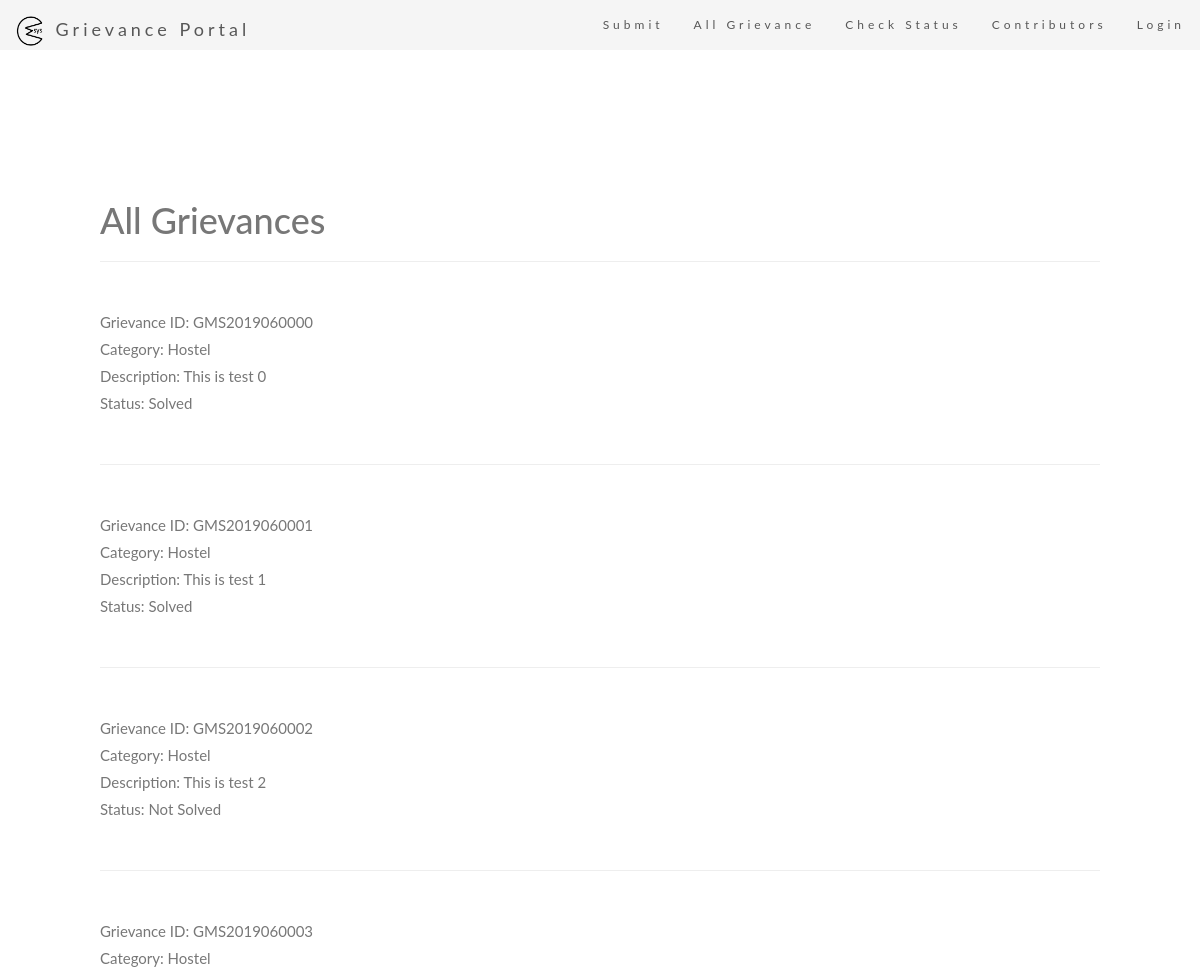
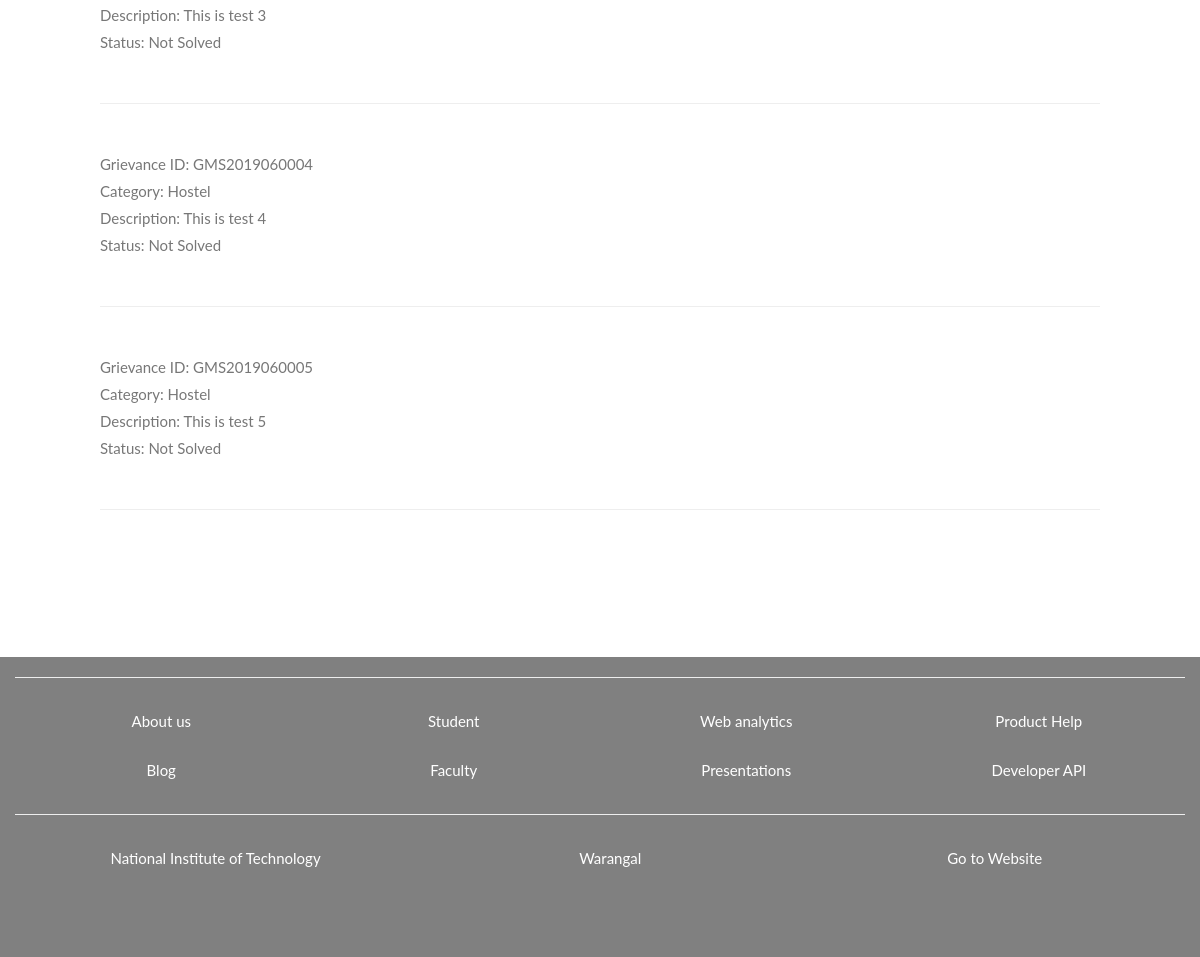
Screenshot of /grievances/ with the database file from the repository (2 pictures, top to bottom).
### blog/models.py (models this page shows, shortened)
class Grievance(models.Model):
    grievance_id = models.CharField(max_length = 20, editable=False, default=grievance_number)
    name = models.CharField(max_length=20)
    enroll = models.CharField(max_length=20)
    depart = models.CharField(max_length=6, choices=DEPART, default='Academics')
    msg = models.CharField(max_length=200)
    status = models.CharField(max_length=6, choices=STATUS, default='Not Solved')

### blog/views.py (the view)
# urls.py: path('grievances/', views.grievances, name="all-grievances"),
def grievances(request):
	obj = Grievance.objects.all()
	return render(request,'grievances.html', {'obj':obj})

### blog/templates/grievances.html
{% extends "base.html" %}
{% load static %}
{% block content %}
<div class="griv" style="padding: 100px">
    <h1> All Grievances </h1>
    <hr><br>
    {% for tmp in obj %}
        Grievance ID: {{ tmp.grievance_id }} <br>
        Category: {{ tmp.depart }} <br>
        Description: {{ tmp.msg }} <br>
        Status: {{ tmp.status }} <br>
        <br><hr><br>
{% endfor %}
</div>
{% endblock content %}

### blog/templates/base.html (shortened to what this page needs)
{% load static %}
<!DOCTYPE html>
<html lang="en" class="body-full-height">
    <head>
        <link rel="stylesheet" href="https://maxcdn.bootstrapcdn.com/bootstrap/3.3.7/css/bootstrap.min.css">
        <link rel="stylesheet" type="text/css" id="theme" href="{% static 'css\GMsys_style.css' %}" />
        <link rel="stylesheet" href="https://cdnjs.cloudflare.com/ajax/libs/font-awesome/4.7.0/css/font-awesome.min.css">
    </head>
    <body>
        <header>
            <nav class="navbar navbar-default navbar-fixed-top">
                <div class="container-fluid">
                    <div class="navbar-header">
                        <a class="navbar-brand" href="{% url 'blog-home' %}">
                            <span>
                                <img class="" src="{% static 'images/gmicon.png' %}" type="image/png" height="32" width="32">
                                Grievance Portal
                            </span>
                        </a>
                    </div>
                    <div class="collapse navbar-collapse" id="GMsysNavbar">
                        <ul class="nav navbar-nav navbar-right">
                                <li><a href="{% url 'submit-grievance' %}">Submit</a></li>
                                <li><a href="{% url 'all-grievances' %}">All Grievance</a></li>
                                <li><a href="{% url 'check-status' %}">Check Status</a></li>
                                <li><a href="{% url 'contributors' %}">Contributors</a></li>
                                <li><a href="{% url 'blog-about' %}">Login</a></li>
                        </ul>
                    </div>
                </div>
            </nav>
        </header>
        <br><br><br>
        {% block content %}
        {% endblock %}
        <div class="container text-center" style="width:100%; height:300px; background-color: grey;">
    <hr />
  <div class="row">
    <div class="col-lg-12">
      <div class="col-md-3">
        <ul class="nav nav-pills nav-stacked">
          <li><a href="#" style="color: white">About us</a></li>
          <li><a href="#" style="color: white">Blog</a></li>
        </ul>
      </div>
      <div class="col-md-3">
        <ul class="nav nav-pills nav-stacked">
          <li><a href="#" style="color: white">Student</a></li>
          <li><a href="#" style="color: white">Faculty</a></li>
        </ul>
      </div>
      <div class="col-md-3">
        <ul class="nav nav-pills nav-stacked">
          <li><a href="#" style="color: white">Web analytics</a></li>
          <li><a href="#" style="color: white">Presentations</a></li>
        </ul>
      </div>
      <div class="col-md-3">
        <ul class="nav nav-pills nav-stacked">
          <li><a href="#" style="color: white">Product Help</a></li>
          <li><a href="#" style="color: white">Developer API</a></li>
        </ul>
      </div>
    </div>
  </div>
  <hr>
    <div class="row">
        <div class="col-lg-12">
            <ul class="nav nav-pills nav-justified">
                <li><a href="/" style="color: white">National Institute of Technology</a></li>
                <li><a href="#" style="color: white">Warangal</a></li>
                <li><a href="www.nitw.ac.in" style="color: white">Go to Website</a></li>
            </ul>
        </div>
    </div>
</div>
    </body>
</html>

### blog/static/css/GMsys_style.css (style rules this page uses)
body { font: 400 15px/1.8 Lato, sans-serif; color: #777; transition: background-color .5s; }
.navbar { margin-bottom: 0; background-color: whitesmoke; z-index: 9999; border: 0; font-size: 12px !important; line-height: 1.42857143 !important; letter-spacing: 4px; border-radius: 0; }
.navbar li a, .navbar .navbar-brand { color: rgb(87, 87, 87) !important; }

### rows the page displays
Grievance: grievance_id "GMS2019060000", depart "Hostel", msg "This is test 0", status "Solved"
Grievance: grievance_id "GMS2019060001", depart "Hostel", msg "This is test 1", status "Solved"
Grievance: grievance_id "GMS2019060002", depart "Hostel", msg "This is test 2", status "Not Solved"
Grievance: grievance_id "GMS2019060003", depart "Hostel", msg "This is test 3", status "Not Solved"
Grievance: grievance_id "GMS2019060004", depart "Hostel", msg "This is test 4", status "Not Solved"
Grievance: grievance_id "GMS2019060005", depart "Hostel", msg "This is test 5", status "Not Solved"
